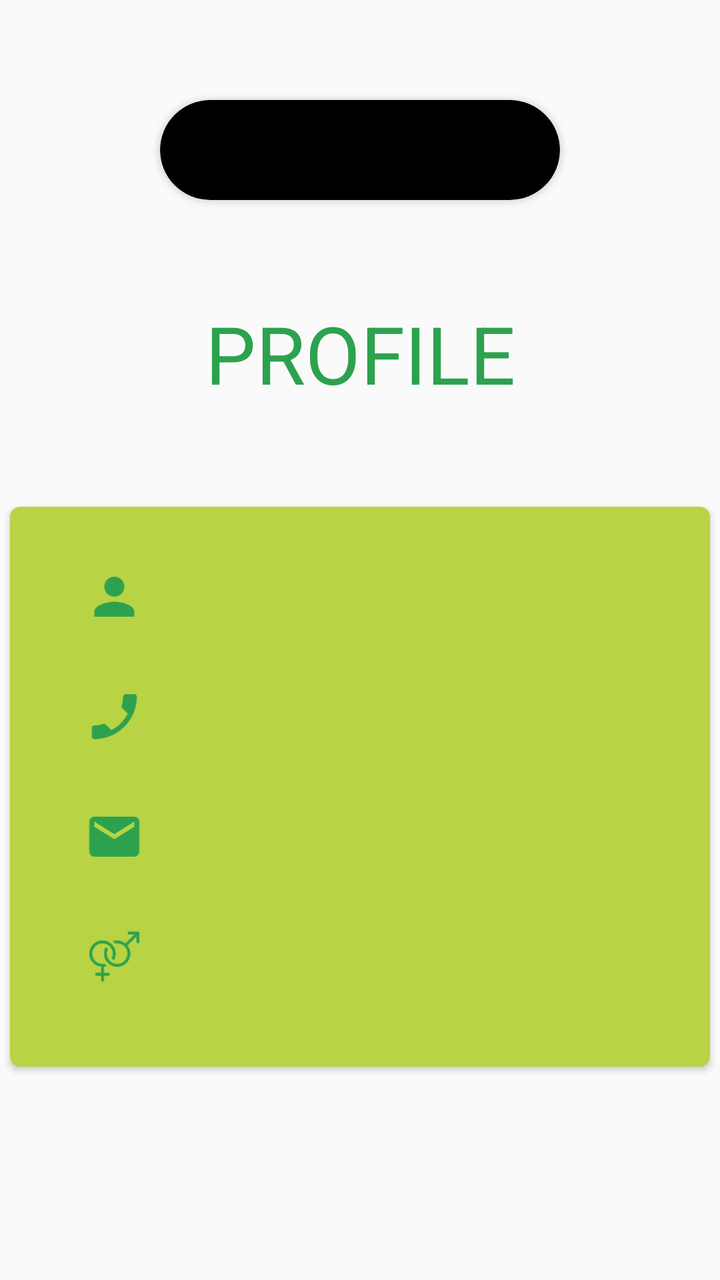
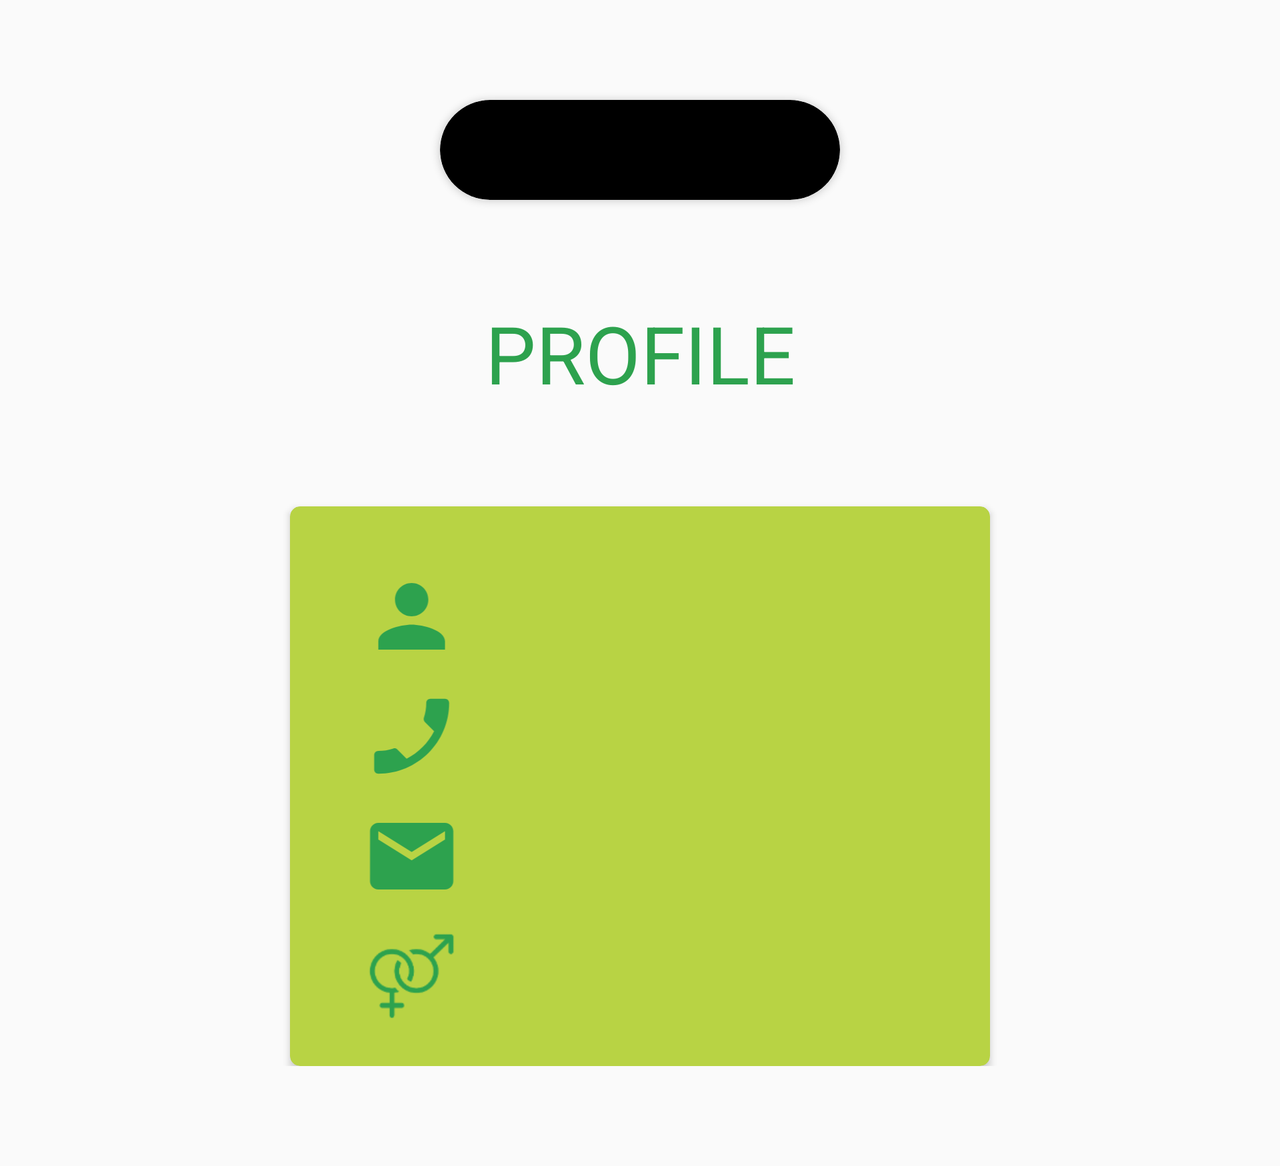

First picture: res/layout/ on a phone held upright. Second picture: the repository's own variant of that layout, on a device whose configuration matches the variant's folder. Source for both follows.
<!-- AndroidManifest.xml: application theme AppTheme -->
<!-- res/layout/fragment_profile.xml -->
<?xml version="1.0" encoding="utf-8"?>
<androidx.constraintlayout.widget.ConstraintLayout xmlns:android="http://schemas.android.com/apk/res/android"
    xmlns:app="http://schemas.android.com/apk/res-auto"
    xmlns:tools="http://schemas.android.com/tools"
    android:layout_width="match_parent"
    android:layout_height="match_parent"
    tools:context=".ProfileFragment"
    android:id="@+id/profile_fragment">

    
    <androidx.cardview.widget.CardView
        android:id="@+id/cardView2"
        android:layout_width="200dp"
        android:layout_height="50dp"
        android:layout_marginTop="50dp"
        app:cardBackgroundColor="@color/black"
        app:cardCornerRadius="40dp"
        app:layout_constraintEnd_toEndOf="parent"
        app:layout_constraintHorizontal_bias="0.5"
        app:layout_constraintStart_toStartOf="parent"
        app:layout_constraintTop_toTopOf="parent">

        <ImageView
            android:layout_width="match_parent"
            android:layout_height="match_parent"
            android:contentDescription="@string/decagon_image"
            android:padding="5dp"
            android:src="@mipmap/decagon" />
    </androidx.cardview.widget.CardView>

    
    <TextView
        android:id="@+id/textView"
        android:layout_width="wrap_content"
        android:layout_height="wrap_content"
        android:layout_marginTop="50dp"
        android:text="@string/profile"
        android:textSize="40sp"
        android:textColor="@color/decagon_green_dark"
        app:layout_constraintEnd_toEndOf="parent"
        app:layout_constraintHorizontal_bias="0.5"
        app:layout_constraintStart_toStartOf="parent"
        app:layout_constraintTop_toBottomOf="@+id/cardView2" />

    
    <androidx.cardview.widget.CardView
        android:id="@+id/profile"
        android:layout_width="350dp"
        android:layout_height="wrap_content"
        android:layout_marginTop="50dp"
        app:cardBackgroundColor="@color/decagon_green_light"
        app:layout_constraintEnd_toEndOf="parent"
        app:cardCornerRadius="5dp"
        app:layout_constraintHorizontal_bias="0.5"
        app:layout_constraintStart_toStartOf="parent"
        app:layout_constraintTop_toBottomOf="@+id/textView" >

        <LinearLayout
            android:layout_width="match_parent"
            android:layout_height="match_parent"
            android:orientation="vertical"
            android:layout_marginTop="20dp"
            android:layout_marginBottom="20dp">
            
            <LinearLayout
                android:layout_width="300dp"
                android:layout_height="50dp"
                android:layout_marginTop="10dp"
                android:layout_marginStart="25dp"
                android:layout_marginEnd="25dp">
                <ImageView
                    android:layout_width="30dp"
                    android:layout_height="30dp"
                    android:layout_weight="1"
                    android:src="@drawable/ic_person"/>
                <TextView
                    android:id="@+id/name_field"
                    android:layout_width="10dp"
                    android:layout_height="match_parent"
                    android:textSize="20sp"
                    android:textColor="@color/black"
                    android:layout_weight="10"
                    android:paddingTop="3dp"
                    android:layout_marginStart="-10dp"/>
            </LinearLayout>
            
            <LinearLayout
                android:layout_width="300dp"
                android:layout_height="50dp"
                android:layout_marginTop="10dp"
                android:layout_marginStart="25dp"
                android:layout_marginEnd="25dp">
                <ImageView
                    android:layout_width="30dp"
                    android:layout_height="30dp"
                    android:layout_weight="1"
                    android:src="@drawable/ic_phone"/>
                <TextView
                    android:id="@+id/phone_field"
                    android:layout_width="10dp"
                    android:layout_height="match_parent"
                    android:textSize="20sp"
                    android:textColor="@color/black"
                    android:layout_weight="10"
                    android:layout_marginStart="-10dp"
                    android:paddingTop="3dp"/>
            </LinearLayout>
            
            <LinearLayout
                android:layout_width="300dp"
                android:layout_height="50dp"
                android:layout_marginTop="10dp"
                android:layout_marginStart="25dp"
                android:layout_marginEnd="25dp">
                <ImageView
                    android:layout_width="30dp"
                    android:layout_height="30dp"
                    android:layout_weight="1"
                    android:src="@drawable/ic_email"/>
                <TextView
                    android:id="@+id/email_field"
                    android:layout_width="10dp"
                    android:layout_height="match_parent"
                    android:textSize="20sp"
                    android:textColor="@color/black"
                    android:layout_weight="10"
                    android:layout_marginStart="-10dp"
                    android:paddingTop="3dp"/>
            </LinearLayout>
            
            <LinearLayout
                android:layout_width="300dp"
                android:layout_height="50dp"
                android:layout_marginTop="10dp"
                android:layout_marginStart="25dp"
                android:layout_marginEnd="25dp">
                <ImageView
                    android:layout_width="30dp"
                    android:layout_height="30dp"
                    android:layout_weight="1"
                    android:src="@drawable/gender"/>
                <TextView
                    android:id="@+id/sex_field"
                    android:layout_width="10dp"
                    android:layout_height="match_parent"
                    android:textSize="20sp"
                    android:textColor="@color/black"
                    android:layout_weight="10"
                    android:layout_marginStart="-10dp"
                    android:paddingTop="3dp"/>
            </LinearLayout>
        </LinearLayout>
    </androidx.cardview.widget.CardView>
</androidx.constraintlayout.widget.ConstraintLayout>
<!-- resources referenced by this layout -->
<resources>
  <color name="black">#000</color>
  <color name="decagon_green_dark">#2DA24E</color>
  <color name="decagon_green_light">#B8D344</color>
  <!-- drawable gender: png bitmap (drawable, 4243 bytes) -->
  <!-- drawable ic_email (drawable) -->
  <vector android:height="50dp" android:tint="#2DA24E"
      android:viewportHeight="24" android:viewportWidth="24"
      android:width="50dp" xmlns:android="http://schemas.android.com/apk/res/android">
      <path android:fillColor="@android:color/white" android:pathData="M20,4L4,4c-1.1,0 -1.99,0.9 -1.99,2L2,18c0,1.1 0.9,2 2,2h16c1.1,0 2,-0.9 2,-2L22,6c0,-1.1 -0.9,-2 -2,-2zM20,8l-8,5 -8,-5L4,6l8,5 8,-5v2z"/>
  </vector>
  <!-- drawable ic_person (drawable) -->
  <vector android:height="50dp" android:tint="#2DA24E"
      android:viewportHeight="24" android:viewportWidth="24"
      android:width="50dp" xmlns:android="http://schemas.android.com/apk/res/android">
      <path android:fillColor="@android:color/white" android:pathData="M12,12c2.21,0 4,-1.79 4,-4s-1.79,-4 -4,-4 -4,1.79 -4,4 1.79,4 4,4zM12,14c-2.67,0 -8,1.34 -8,4v2h16v-2c0,-2.66 -5.33,-4 -8,-4z"/>
  </vector>
  <!-- drawable ic_phone (drawable) -->
  <vector android:height="50dp" android:tint="#2DA24E"
      android:viewportHeight="24" android:viewportWidth="24"
      android:width="50dp" xmlns:android="http://schemas.android.com/apk/res/android">
      <path android:fillColor="@android:color/white" android:pathData="M17.38,10.79l-2.2,-2.2c-0.28,-0.28 -0.36,-0.67 -0.25,-1.02 0.37,-1.12 0.57,-2.32 0.57,-3.57 0,-0.55 0.45,-1 1,-1H20c0.55,0 1,0.45 1,1 0,9.39 -7.61,17 -17,17 -0.55,0 -1,-0.45 -1,-1v-3.49c0,-0.55 0.45,-1 1,-1 1.24,0 2.45,-0.2 3.57,-0.57 0.35,-0.12 0.75,-0.03 1.02,0.24l2.2,2.2c2.83,-1.45 5.15,-3.76 6.59,-6.59z"/>
  </vector>
  <string name="decagon_image">decagon Image</string>
  <string name="profile">PROFILE</string>
  <style name="AppTheme" parent="Theme.AppCompat.Light.NoActionBar">
          
          <item name="colorPrimary">@color/colorPrimary</item>
          <item name="colorPrimaryDark">@color/colorPrimaryDark</item>
          <item name="colorAccent">@color/colorAccent</item>
      </style>
  <color name="colorPrimary">@color/decagon_green_light</color>
  <color name="colorPrimaryDark">@color/decagon_green_dark</color>
  <color name="colorAccent">#03DAC5</color>
</resources>
<!-- res/layout-land/fragment_profile.xml (the repository's variant of the layout above) -->
<!-- drawn on the phone turned sideways -->
<?xml version="1.0" encoding="utf-8"?>
<ScrollView
    xmlns:android="http://schemas.android.com/apk/res/android"
    xmlns:app="http://schemas.android.com/apk/res-auto"
    xmlns:tools="http://schemas.android.com/tools"
    android:layout_width="match_parent"
    android:layout_height="wrap_content">

    <androidx.constraintlayout.widget.ConstraintLayout
        android:layout_width="match_parent"
        android:layout_height="wrap_content"
        android:paddingBottom="50dp"
        tools:context=".ProfileFragment">

        
        <androidx.cardview.widget.CardView
            android:id="@+id/cardView2"
            android:layout_width="200dp"
            android:layout_height="50dp"
            android:layout_marginTop="50dp"
            app:cardBackgroundColor="@color/black"
            app:cardCornerRadius="40dp"
            app:layout_constraintEnd_toEndOf="parent"
            app:layout_constraintHorizontal_bias="0.5"
            app:layout_constraintStart_toStartOf="parent"
            app:layout_constraintTop_toTopOf="parent">

            <ImageView
                android:layout_width="match_parent"
                android:layout_height="match_parent"
                android:contentDescription="@string/decagon_image"
                android:padding="5dp"
                android:src="@mipmap/decagon" />
        </androidx.cardview.widget.CardView>

        
        <TextView
            android:id="@+id/textView"
            android:layout_width="wrap_content"
            android:layout_height="wrap_content"
            android:layout_marginTop="50dp"
            android:text="@string/profile"
            android:textColor="@color/decagon_green_dark"
            android:textSize="40sp"
            app:layout_constraintEnd_toEndOf="parent"
            app:layout_constraintHorizontal_bias="0.5"
            app:layout_constraintStart_toStartOf="parent"
            app:layout_constraintTop_toBottomOf="@+id/cardView2" />

        
        <androidx.cardview.widget.CardView
            android:id="@+id/profile"
            android:layout_width="350dp"
            android:layout_height="wrap_content"
            android:layout_marginTop="50dp"
            android:layout_marginBottom="50dp"
            app:cardBackgroundColor="@color/decagon_green_light"
            app:cardCornerRadius="5dp"
            app:layout_constraintEnd_toEndOf="parent"
            app:layout_constraintHorizontal_bias="0.5"
            app:layout_constraintStart_toStartOf="parent"
            app:layout_constraintTop_toBottomOf="@+id/textView">

            <LinearLayout
                android:layout_width="match_parent"
                android:layout_height="match_parent"
                android:layout_marginTop="20dp"
                android:layout_marginBottom="20dp"
                android:orientation="vertical">
                
                <LinearLayout
                    android:layout_width="300dp"
                    android:layout_height="50dp"
                    android:layout_marginStart="25dp"
                    android:layout_marginTop="10dp"
                    android:layout_marginEnd="25dp">

                    <ImageView
                        android:layout_width="50dp"
                        android:layout_height="match_parent"
                        android:layout_weight="1"
                        android:src="@drawable/ic_person" />

                    <TextView
                        android:id="@+id/name_field"
                        android:layout_width="10dp"
                        android:layout_height="match_parent"
                        android:layout_weight="10"
                        android:paddingTop="12dp"
                        android:textAllCaps="true"
                        android:textColor="@color/black"
                        android:textSize="20sp" />
                </LinearLayout>
                
                <LinearLayout
                    android:layout_width="300dp"
                    android:layout_height="50dp"
                    android:layout_marginStart="25dp"
                    android:layout_marginTop="10dp"
                    android:layout_marginEnd="25dp">

                    <ImageView
                        android:layout_width="50dp"
                        android:layout_height="match_parent"
                        android:layout_weight="1"
                        android:src="@drawable/ic_phone" />

                    <TextView
                        android:id="@+id/phone_field"
                        android:layout_width="10dp"
                        android:layout_height="match_parent"
                        android:layout_weight="10"
                        android:paddingTop="12dp"
                        android:textAllCaps="true"
                        android:textColor="@color/black"
                        android:textSize="20sp" />
                </LinearLayout>
                
                <LinearLayout
                    android:layout_width="300dp"
                    android:layout_height="50dp"
                    android:layout_marginStart="25dp"
                    android:layout_marginTop="10dp"
                    android:layout_marginEnd="25dp">

                    <ImageView
                        android:layout_width="50dp"
                        android:layout_height="match_parent"
                        android:layout_weight="1"
                        android:src="@drawable/ic_email" />

                    <TextView
                        android:id="@+id/email_field"
                        android:layout_width="10dp"
                        android:layout_height="match_parent"
                        android:layout_weight="10"
                        android:paddingTop="12dp"
                        android:textAllCaps="true"
                        android:textColor="@color/black"
                        android:textSize="20sp" />
                </LinearLayout>
                
                <LinearLayout
                    android:layout_width="300dp"
                    android:layout_height="50dp"
                    android:layout_marginStart="25dp"
                    android:layout_marginTop="10dp"
                    android:layout_marginEnd="25dp">

                    <ImageView
                        android:layout_width="50dp"
                        android:layout_height="match_parent"
                        android:layout_weight="1"
                        android:src="@drawable/gender" />

                    <TextView
                        android:id="@+id/sex_field"
                        android:layout_width="10dp"
                        android:layout_height="match_parent"
                        android:layout_weight="10"
                        android:paddingTop="12dp"
                        android:textAllCaps="true"
                        android:textColor="@color/black"
                        android:textSize="20sp" />
                </LinearLayout>
            </LinearLayout>
        </androidx.cardview.widget.CardView>
    </androidx.constraintlayout.widget.ConstraintLayout>
</ScrollView>
